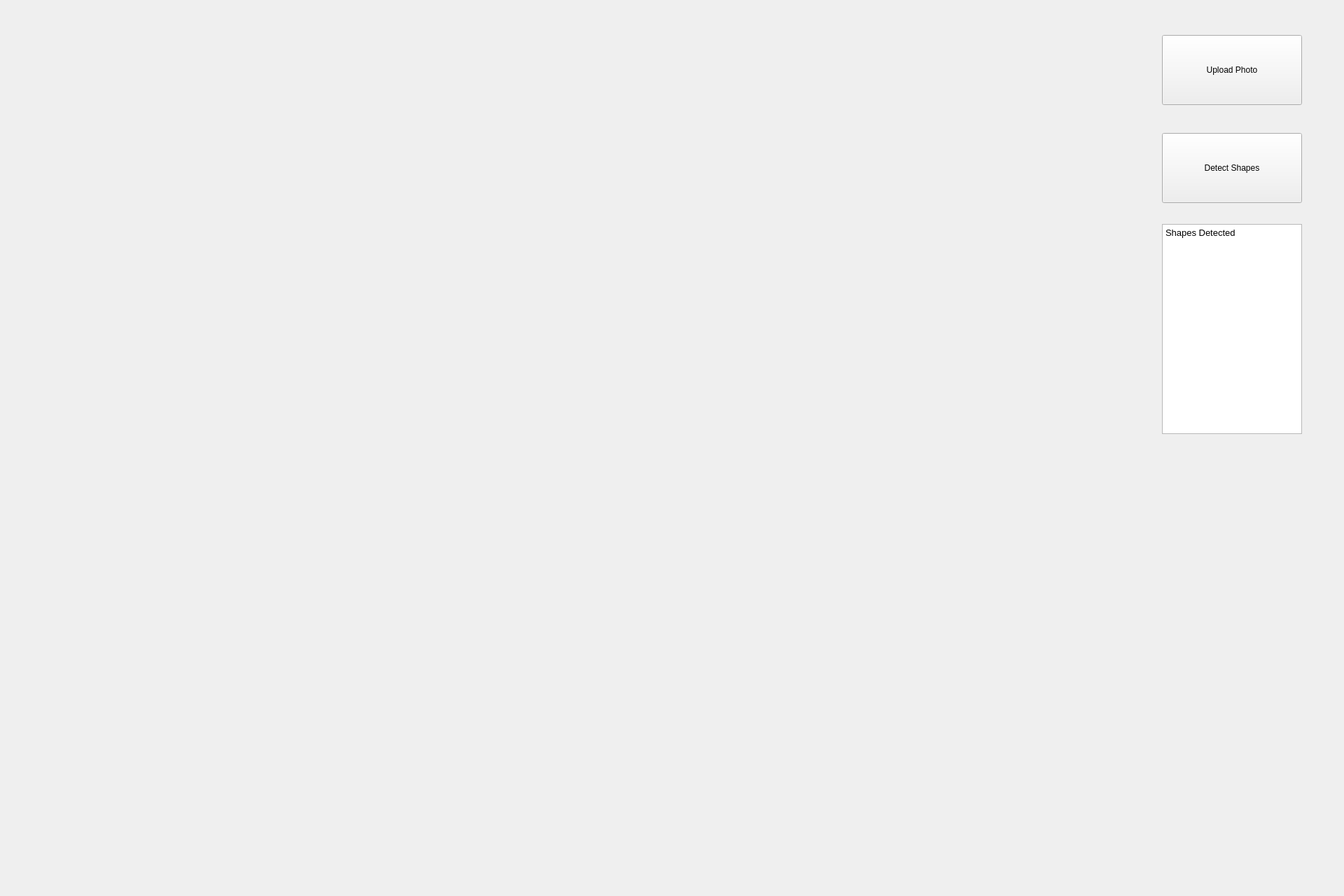
<?xml version="1.0" encoding="UTF-8"?>
<ui version="4.0">
 <class>MainWindow</class>
 <widget class="QMainWindow" name="MainWindow">
  <property name="geometry">
   <rect>
    <x>0</x>
    <y>0</y>
    <width>1920</width>
    <height>1280</height>
   </rect>
  </property>
  <property name="windowTitle">
   <string>MainWindow</string>
  </property>
  <widget class="QWidget" name="centralwidget">
   <widget class="QPushButton" name="inputFileButton">
    <property name="geometry">
     <rect>
      <x>1660</x>
      <y>50</y>
      <width>200</width>
      <height>100</height>
     </rect>
    </property>
    <property name="text">
     <string>Upload Photo</string>
    </property>
   </widget>
   <widget class="QLabel" name="imageLabel">
    <property name="geometry">
     <rect>
      <x>50</x>
      <y>0</y>
      <width>1531</width>
      <height>1011</height>
     </rect>
    </property>
    <property name="text">
     <string/>
    </property>
   </widget>
   <widget class="QPushButton" name="findShapesButton">
    <property name="geometry">
     <rect>
      <x>1660</x>
      <y>190</y>
      <width>200</width>
      <height>100</height>
     </rect>
    </property>
    <property name="text">
     <string>Detect Shapes</string>
    </property>
   </widget>
   <widget class="QTextBrowser" name="foundShapesTextField">
    <property name="geometry">
     <rect>
      <x>1660</x>
      <y>320</y>
      <width>200</width>
      <height>300</height>
     </rect>
    </property>
    <property name="html">
     <string>&lt;!DOCTYPE HTML PUBLIC &quot;-//W3C//DTD HTML 4.0//EN&quot; &quot;http://www.w3.org/TR/REC-html40/strict.dtd&quot;&gt;
&lt;html&gt;&lt;head&gt;&lt;meta name=&quot;qrichtext&quot; content=&quot;1&quot; /&gt;&lt;style type=&quot;text/css&quot;&gt;
p, li { white-space: pre-wrap; }
&lt;/style&gt;&lt;/head&gt;&lt;body style=&quot; font-family:'MS Shell Dlg 2'; font-size:10pt; font-weight:400; font-style:normal;&quot;&gt;
&lt;p style=&quot; margin-top:0px; margin-bottom:0px; margin-left:0px; margin-right:0px; -qt-block-indent:0; text-indent:0px;&quot;&gt;Shapes Detected&lt;/p&gt;
&lt;/body&gt;&lt;/html&gt;</string>
    </property>
   </widget>
  </widget>
 </widget>
 <resources/>
 <connections/>
</ui>
